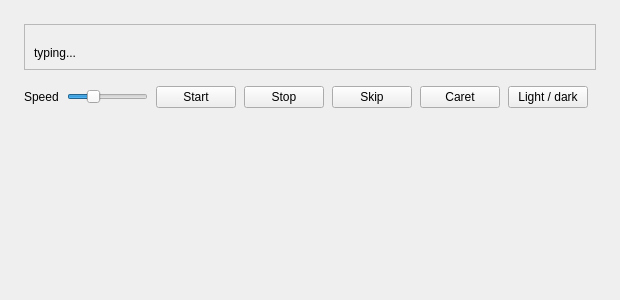
<?xml version="1.0" encoding="UTF-8"?>
<ui version="4.0">
 <class>MainWindow</class>
 <widget class="QMainWindow" name="MainWindow">
  <property name="geometry">
   <rect>
    <x>0</x>
    <y>0</y>
    <width>620</width>
    <height>300</height>
   </rect>
  </property>
  <property name="windowTitle">
   <string>QCustomTypewriterText</string>
  </property>
  <widget class="QWidget" name="centralwidget">
   <layout class="QVBoxLayout" name="mainLayout">
    <property name="spacing">
     <number>16</number>
    </property>
    <property name="leftMargin">
     <number>24</number>
    </property>
    <property name="topMargin">
     <number>24</number>
    </property>
    <property name="rightMargin">
     <number>24</number>
    </property>
    <property name="bottomMargin">
     <number>24</number>
    </property>
    <item>
     <widget class="QFrame" name="typerCard">
      <property name="frameShape">
       <enum>QFrame::StyledPanel</enum>
      </property>
      <layout class="QVBoxLayout" name="typerCardLayout">
       <property name="spacing">
        <number>12</number>
       </property>
       <item>
        <widget class="QCustomTypewriterText" name="typewriterText">
         <property name="typeSpeed" stdset="0">
          <number>65</number>
         </property>
        </widget>
       </item>
       <item>
        <widget class="QLabel" name="statusLabel">
         <property name="text">
          <string>typing...</string>
         </property>
        </widget>
       </item>
      </layout>
     </widget>
    </item>
    <item>
     <layout class="QHBoxLayout" name="controlsRow">
      <property name="spacing">
       <number>8</number>
      </property>
      <item>
       <widget class="QLabel" name="speedLabel">
        <property name="text">
         <string>Speed</string>
        </property>
       </widget>
      </item>
      <item>
       <widget class="QSlider" name="speedSlider">
        <property name="minimum">
         <number>10</number>
        </property>
        <property name="maximum">
         <number>200</number>
        </property>
        <property name="value">
         <number>65</number>
        </property>
        <property name="orientation">
         <enum>Qt::Horizontal</enum>
        </property>
       </widget>
      </item>
      <item>
       <widget class="QPushButton" name="startButton">
        <property name="text">
         <string>Start</string>
        </property>
       </widget>
      </item>
      <item>
       <widget class="QPushButton" name="stopButton">
        <property name="text">
         <string>Stop</string>
        </property>
       </widget>
      </item>
      <item>
       <widget class="QPushButton" name="skipButton">
        <property name="text">
         <string>Skip</string>
        </property>
       </widget>
      </item>
      <item>
       <widget class="QPushButton" name="caretButton">
        <property name="text">
         <string>Caret</string>
        </property>
       </widget>
      </item>
      <item>
       <widget class="QPushButton" name="themeButton">
        <property name="text">
         <string>Light / dark</string>
        </property>
       </widget>
      </item>
      <item>
       <spacer name="controlsSpacer">
        <property name="orientation">
         <enum>Qt::Horizontal</enum>
        </property>
        <property name="sizeHint" stdset="0">
         <size>
          <width>10</width>
          <height>10</height>
         </size>
        </property>
       </spacer>
      </item>
     </layout>
    </item>
    <item>
     <spacer name="bottomSpacer">
      <property name="orientation">
       <enum>Qt::Vertical</enum>
      </property>
      <property name="sizeHint" stdset="0">
       <size>
        <width>10</width>
        <height>10</height>
       </size>
      </property>
     </spacer>
    </item>
   </layout>
  </widget>
 </widget>
 <customwidgets>
  <customwidget>
   <class>QCustomTypewriterText</class>
   <extends>QWidget</extends>
   <header location="global">Custom_Widgets.QCustomTypewriterText.h</header>
  </customwidget>
 </customwidgets>
 <resources/>
 <connections/>
</ui>
